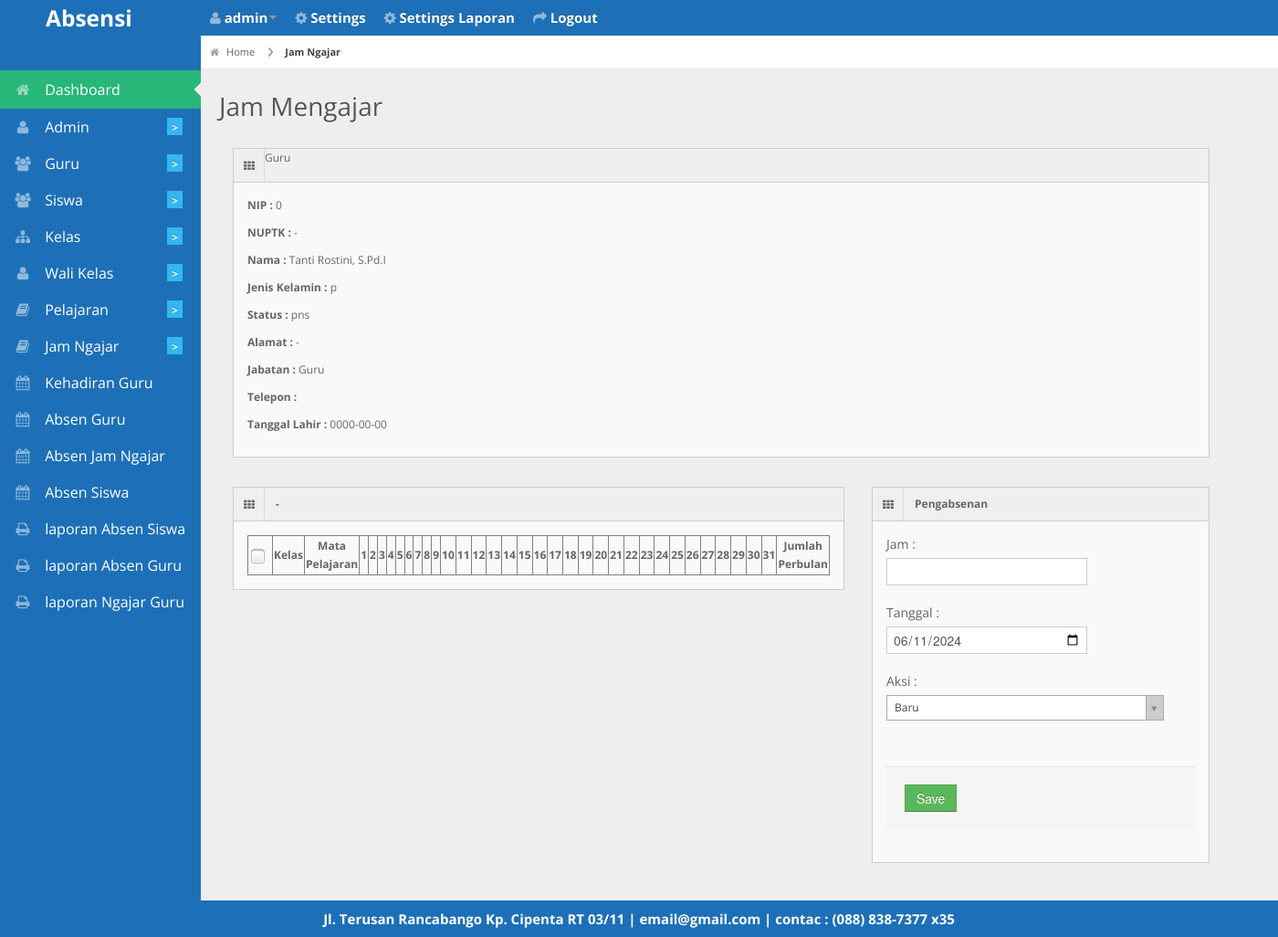
/petugas_piket/tablejamngajarsingle.php?id_guru=16 (signed in), run on the app's committed database.
### tables this page shows
CREATE TABLE `guru` (
  `id_guru` int(11) NOT NULL,
  `nip` varchar(255) NOT NULL,
  `nuptk` varchar(255) NOT NULL,
  `nama` varchar(30) NOT NULL,
  `jenis_kelamin` varchar(1) NOT NULL,
  `status` varchar(20) NOT NULL,
  `alamat` varchar(50) NOT NULL,
  `jabatan` varchar(20) NOT NULL,
  `telepon` varchar(50) NOT NULL,
  `tgl_lahir` date NOT NULL
);

CREATE TABLE `biodata` (
  `id_biodata` int(11) NOT NULL,
  `nama_sekolah` varchar(255) NOT NULL,
  `alamat` varchar(255) NOT NULL,
  `photo` varchar(255) NOT NULL,
  `email` varchar(255) NOT NULL,
  `telepon` varchar(20) NOT NULL,
  `kota` varchar(50) NOT NULL
);

### petugas_piket/tablejamngajarsingle.php (the view, shortened to what this page needs)
<?php
 include '../db/koneksi.php';
 include '../layout/header.php';
 ?>
 <div id="content">
   <div id="content-header">
     <div id="breadcrumb"> <a href="http://localhost/absensi2/<?php echo $_SESSION['akses']; ?>/" title="Go to Home" class="tip-bottom"><i class="icon-home"></i> Home</a>
       <a href="http://localhost/absensi2/petugas_piket/jamngajar" class="current">Jam Ngajar</a></div>
     <h1>Jam Mengajar</h1>
   </div>
   <div class="container">
     <div class="span11">
     <div class="widget-box">
          <div class="widget-title"> <span class="icon"> <i class="icon-th"></i> </span>
            Guru
            </div>
            <div class="widget-content">
              <?php
              $query=mysqli_query($konek,"SELECT * FROM guru WHERE id_guru=$_GET[id_guru]");
               while ($data=mysqli_fetch_array($query)) { ?>
                  <p><b>NIP           :</b> <?php echo $data['nip']; ?></p>
                  <p><b>NUPTK         :</b> <?php if ($data['nuptk']=="0") { echo "-"; }else{ echo $data['nuptk']; } ?></p>
                  <p><b>Nama          :</b> <?php echo $data['nama']; ?></p>
                  <p><b>Jenis Kelamin :</b> <?php echo $data['jenis_kelamin']; ?></p>
                  <p><b>Status        :</b> <?php echo $data['status']; ?></p>
                  <p><b>Alamat        :</b> <?php echo $data['alamat']; ?></p>
                  <p><b>Jabatan       :</b> <?php echo $data['jabatan']; ?></p>
                  <p><b>Telepon       :</b> <?php echo $data['telepon']; ?></p>
                  <p><b>Tanggal Lahir :</b> <?php echo $data['tgl_lahir']; ?></p>
              <?php } ?>
            </div>
        </div>
     </div>
     <div class="span7">
     <div class="widget-box">
          <div class="widget-title"> <span class="icon"> <i class="icon-th"></i> </span>
            <h5><?php echo "$_GET[tahun]-$_GET[bulan]"; ?></h5>
            </div>
          <div class="widget-content">
            <div class="table-responsive">
              <form method="post"action="http://localhost/absensi2/petugas_piket/proses.php?kategori=absen_jam_ngajar&id=<?PHP echo $_GET['id_guru']; ?>">
              <table border="1"class="with-check">
                <thead>
                  <tr>
                    <th><input type="checkbox" id="title-table-checkbox" name="title-table-checkbox" /></th>
                    <th>Kelas</th>
                    <th>Mata Pelajaran</th>
                    <?php for ($tanggal_table=1; $tanggal_table <= 31; $tanggal_table++) {
                      echo "<th rowspan='2'>$tanggal_table</th>";
                    } ?>
                    <th>Jumlah Perbulan</th>
                  </tr>
                </thead>
              </table>
            </div>
     </div>
        </div>
        </div>
        <div class="container">
          <div class="span4">
            <div class="widget-box">
              <div class="widget-title"> <span class="icon"> <i class="icon-th"></i> </span>
                <h5>Pengabsenan</h5>
              </div>
              <div class="widget-content">
                <div class="control-group">
                  <label class="control-label">Jam :</label>
                  <div class="controls">
                    <input type="number" name="jam">
                  </div>
                </div>
                  <div class="control-group">
                    <label class="control-label">Tanggal :</label>
                    <div class="controls">
                      <input type="date" name="tgl_ngajar" value="<?PHP echo date('Y-m-d'); ?>">
                    </div>
                  </div>
                  <div class="control-group">
                    <label class="control-label">Aksi :</label>
                  </div>
                  <br>
                  <div class="form-actions">
                    <button type="submit" class="btn btn-success">Save</button>
                  </div>
                 </div>
              </div>
            </div>
          </div>
     </div>
</div>
<?php include '../layout/footer.php'; ?>

### layout/footer.php (shortened to what this page needs)
<div class="row-fluid">
  <div id="footer" class="span12"style="
    color: #fff;
    font-weight: bold;
    font-size: 15px;
">
     <?php echo "$header_photo[alamat] | $header_photo[email] | contac : $header_photo[telepon]"; ?> </div>
</div>
</body>
</html>

### css/matrix-style.css (style rules this page uses)
* { outline:none !important; -moz-outline: none !important; }
html, body { height:100% }
body { overflow-x: hidden; margin-top: -10px; font-family: 'Open Sans', sans-serif; font-size:12px; color:#666; }
a { color:#666; }
select, textarea, input[type="text"], input[type="password"], input[type="datetime"], input[type="datetime-local"], input[type="date"], input[type="month"], input[type="time"], input[type="week"], input[type="number"], input[type="email"], input[type="url"], input[type="search"], input[type="tel"], input[type="color"], .uneditable-input, .label, .dropdown-menu, .btn, .well, .progress, .table-bordered, .btn-group > .btn:first-child, .btn-group > .btn:last-child, .btn-group > .btn:last-child, .btn-group > .dropdown-toggle, .alert { border-radius:0px; }
.btn, textarea, input[type="text"], input[type="password"], input[type="datetime"], input[type="datetime-local"], input[type="date"], input[type="month"], input[type="time"], input[type="week"], input[type="number"], input[type="email"], input[type="url"], input[type="search"], input[type="tel"], input[type="color"], .uneditable-input { box-shadow:none; }
.progress, .progress-success .bar, .progress .bar-success, .progress-warning .bar, .progress .bar-warning, .progress-danger .bar, .progress .bar-danger, .progress-info .bar, .progress .bar-info, .btn, .btn-primary { background-image:none; }
#footer { padding:10px; text-align:center; }
#content { background: none repeat scroll 0 0 #eeeeee; margin-left: 220px; margin-right: 0; padding-bottom: 25px; position: relative; min-height:100%; width: auto; }
#content-header { position: abslute; width: 100%; margin-top: -38px; z-index: 20; }
#content-header h1 { color: #555555; font-size: 28px; font-weight: normal; float: none; text-shadow: 0 1px 0 #ffffff; margin-left: 20px; position: relative; }
#content-header h1, #content-header .btn-group { margin-top: 20px; }
#breadcrumb { background-color: #fff; border-bottom: 1px solid #e3ebed; }
#breadcrumb a { padding: 8px 20px 8px 10px; display: inline-block; background-image: url('../img/breadcrumb.png'); background-position: center right; background-repeat: no-repeat; font-size: 11px; color: #666666; }
#breadcrumb a:last-child { background-image:none; }
#breadcrumb a.current { font-weight: bold; color: #444444; }
#breadcrumb a i { margin-right: 5px; opacity: .6; }
.stat-boxes .peity_bar_good, .stat-boxes .peity_line_good, { color: #459D1C; }
.widget-box { background: none repeat scroll 0 0 #F9F9F9; border-left: 1px solid #CDCDCD; border-top: 1px solid #CDCDCD; border-right: 1px solid #CDCDCD; clear: both; margin-top: 16px; margin-bottom: 16px; position: relative; }
.widget-title, .modal-header, .table th, div.dataTables_wrapper .ui-widget-header { background:#efefef; border-bottom: 1px solid #CDCDCD; height: 36px; }
.widget-title span.icon { padding: 9px 10px 7px 11px; float: left; border-right:1px solid #dadada; }
.widget-title h5 { color: #666; float: left; font-size: 12px; font-weight: bold; padding: 12px; line-height: 12px; margin: 0; }
.widget-content { padding:15px; border-bottom: 1px solid #cdcdcd; }
form { margin-bottom: 0; }

### css/matrix-media.css (style rules this page uses)
body { background: #1d70b8; }

### data on the page
guru: nip "0", nama "Tanti Rostini, S.Pd.I", jenis_kelamin "p", status "pns", alamat "-", jabatan "Guru", tgl_lahir "0000-00-00"
biodata: alamat "Jl. Terusan Rancabango Kp. Cipenta RT 03/11", email "email@gmail.com", telepon "(088) 838-7377 x35"

### other printed values
$_SESSION['username'] "admin"
